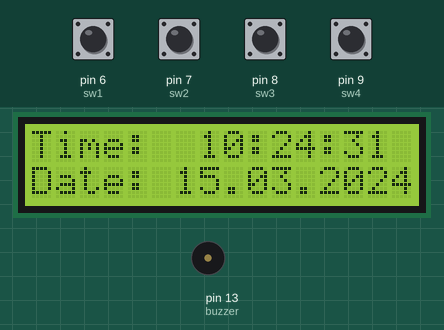
A sketch run on a simulated Arduino Uno, built with avr-gcc and run on an emulated ATmega328P. Shown: 16×2 character LCD, buzzer (waves = sounding, pin HIGH). The test bench sets the inputs (shaded band); at power-on: pin 6 (sw1), pin 7 (sw2), pin 8 (sw3), pin 9 (sw4) HIGH. The local clock reads 2024-03-15 10:24:30 at power-on unless the sketch sets it; what the sketch prints to the serial monitor is not drawn.

Above: at 1.2 s.
1.3 s: pin 6 (sw1) pulled LOW for 1.25 s
At 2.5 s:
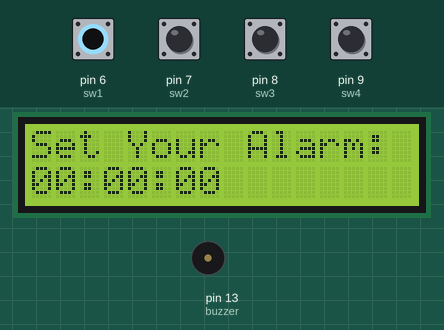
4.0 s: pin 9 (sw4) pulled LOW for 1.25 s
At 4.8 s:
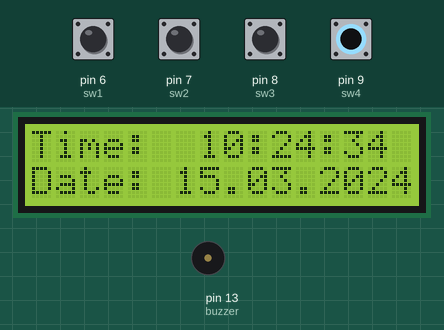
Timing chart, 0 to 7.0 s (numbered marks = the images above; inputs shaded):
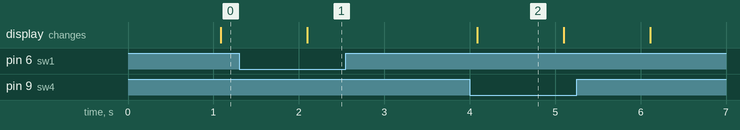

The sketch:

myclock.ino
```cpp
#include <DS3231.h>
#include "pitches.h"
#include <LiquidCrystal.h> // includes the LiquidCrystal Library

DS3231  rtc(SDA, SCL);
const int rs = 12, en = 11, d4 = 5, d5 = 4, d6 = 3, d7 = 2;
int sw1=6,sw2=7,sw3=8,sw4=9;
LiquidCrystal lcd(rs, en, d4, d5, d6, d7);
int swstate1=0;
bool stopwatchstate=false;
bool countdownstate=false;
int btncnt=0;
const int buzzer=13;
int valsw1,valsw2,valsw3,valsw4;
bool setupscreen = false;
int h,h1,h2=0;
//String strh="";
int m,m1,m2=0;
int s,s1,s2=0;

String alarmtimeh,alarmtimeh1,alarmtimeh2="";
String alarmtimem,alarmtimem1,alarmtimem2="";
String alarmtimes,alarmtimes1,alarmtimes2="";
String alarmtime1="";
String alarmtime="";
String alarmtime2="";
bool alarmtimestate=false;

int melody[] = {
  NOTE_E4, NOTE_G4, NOTE_A4, NOTE_A4, REST,
  NOTE_A4, NOTE_B4, NOTE_C5, NOTE_C5, REST,
  NOTE_C5, NOTE_D5, NOTE_B4, NOTE_B4, REST,
  NOTE_A4, NOTE_G4, NOTE_A4, REST,

  NOTE_E4, NOTE_G4, NOTE_A4, NOTE_A4, REST,
  NOTE_A4, NOTE_B4, NOTE_C5, NOTE_C5, REST,
  NOTE_C5, NOTE_D5, NOTE_B4, NOTE_B4, REST,
  NOTE_A4, NOTE_G4, NOTE_A4, REST,

  NOTE_E4, NOTE_G4, NOTE_A4, NOTE_A4, REST,
  NOTE_A4, NOTE_C5, NOTE_D5, NOTE_D5, REST,
  NOTE_D5, NOTE_E5, NOTE_F5, NOTE_F5, REST,
  NOTE_E5, NOTE_D5, NOTE_E5, NOTE_A4, REST,

  NOTE_A4, NOTE_B4, NOTE_C5, NOTE_C5, REST,
  NOTE_D5, NOTE_E5, NOTE_A4, REST,
  NOTE_A4, NOTE_C5, NOTE_B4, NOTE_B4, REST,
  NOTE_C5, NOTE_A4, NOTE_B4, REST,

  NOTE_A4, NOTE_A4,
  //Repeat of first part
  NOTE_A4, NOTE_B4, NOTE_C5, NOTE_C5, REST,
  NOTE_C5, NOTE_D5, NOTE_B4, NOTE_B4, REST,
  NOTE_A4, NOTE_G4, NOTE_A4, REST,

  NOTE_E4, NOTE_G4, NOTE_A4, NOTE_A4, REST,
  NOTE_A4, NOTE_B4, NOTE_C5, NOTE_C5, REST,
  NOTE_C5, NOTE_D5, NOTE_B4, NOTE_B4, REST,
  NOTE_A4, NOTE_G4, NOTE_A4, REST,

  NOTE_E4, NOTE_G4, NOTE_A4, NOTE_A4, REST,
  NOTE_A4, NOTE_C5, NOTE_D5, NOTE_D5, REST,
  NOTE_D5, NOTE_E5, NOTE_F5, NOTE_F5, REST,
  NOTE_E5, NOTE_D5, NOTE_E5, NOTE_A4, REST,

  NOTE_A4, NOTE_B4, NOTE_C5, NOTE_C5, REST,
  NOTE_D5, NOTE_E5, NOTE_A4, REST,
  NOTE_A4, NOTE_C5, NOTE_B4, NOTE_B4, REST,
  NOTE_C5, NOTE_A4, NOTE_B4, REST,
  //End of Repeat

  NOTE_E5, REST, REST, NOTE_F5, REST, REST,
  NOTE_E5, NOTE_E5, REST, NOTE_G5, REST, NOTE_E5, NOTE_D5, REST, REST,
  NOTE_D5, REST, REST, NOTE_C5, REST, REST,
  NOTE_B4, NOTE_C5, REST, NOTE_B4, REST, NOTE_A4,

  NOTE_E5, REST, REST, NOTE_F5, REST, REST,
  NOTE_E5, NOTE_E5, REST, NOTE_G5, REST, NOTE_E5, NOTE_D5, REST, REST,
  NOTE_D5, REST, REST, NOTE_C5, REST, REST,
  NOTE_B4, NOTE_C5, REST, NOTE_B4, REST, NOTE_A4
};

int durations[] = {
  8, 8, 4, 8, 8,
  8, 8, 4, 8, 8,
  8, 8, 4, 8, 8,
  8, 8, 4, 8,

  8, 8, 4, 8, 8,
  8, 8, 4, 8, 8,
  8, 8, 4, 8, 8,
  8, 8, 4, 8,

  8, 8, 4, 8, 8,
  8, 8, 4, 8, 8,
  8, 8, 4, 8, 8,
  8, 8, 8, 4, 8,

  8, 8, 4, 8, 8,
  4, 8, 4, 8,
  8, 8, 4, 8, 8,
  8, 8, 4, 4,

  4, 8,
  //Repeat of First Part
  8, 8, 4, 8, 8,
  8, 8, 4, 8, 8,
  8, 8, 4, 8,

  8, 8, 4, 8, 8,
  8, 8, 4, 8, 8,
  8, 8, 4, 8, 8,
  8, 8, 4, 8,

  8, 8, 4, 8, 8,
  8, 8, 4, 8, 8,
  8, 8, 4, 8, 8,
  8, 8, 8, 4, 8,

  8, 8, 4, 8, 8,
  4, 8, 4, 8,
  8, 8, 4, 8, 8,
  8, 8, 4, 4,
  //End of Repeat

  4, 8, 4, 4, 8, 4,
  8, 8, 8, 8, 8, 8, 8, 8, 4,
  4, 8, 4, 4, 8, 4,
  8, 8, 8, 8, 8, 2,

  4, 8, 4, 4, 8, 4,
  8, 8, 8, 8, 8, 8, 8, 8, 4,
  4, 8, 4, 4, 8, 4,
  8, 8, 8, 8, 8, 2
};

void setup() {
 rtc.begin(); // Initialize the rtc object
 lcd.begin(16,2); // Initializes the interface to the LCD screen, and specifies the dimensions (width and height) of the display }
 Serial.begin(9600);
 pinMode(sw1,INPUT);
 pinMode(sw2,INPUT);
 pinMode(sw3,INPUT);
 pinMode(sw4,INPUT);
 pinMode(buzzer,OUTPUT);
//  rtc.setTime(12,23,50);
//  rtc.setDate(23,2,2023);
}

void loop() {

  valsw1=digitalRead(sw1);
  valsw2=digitalRead(sw2);
  valsw3=digitalRead(sw3);
  valsw4=digitalRead(sw4);
  alarmtime= alarmtimeh+alarmtimem+alarmtimes;
  alarmtime1= alarmtimeh1+alarmtimem1+alarmtimes1;
  alarmtime2= alarmtimeh2+alarmtimem2+alarmtimes2;
  Serial.print(btncnt);
  Serial.print("\n");
  Serial.print(s1);
  Serial.print("\n");

  Serial.print("\n");
  Serial.print(rtc.getTimeStr());
  Serial.print("\n");

 if(alarmtimestate==true)
  {
    int size = sizeof(durations) / sizeof(int);
    lcd.clear();
    lcd.setCursor(0,0);
    lcd.print("Press Any Key");
    for (int note = 0; note < size; note++)
    {

      //to calculate the note duration, take one second divided by the note type.
      //e.g. quarter note = 1000 / 4, eighth note = 1000/8, etc.
      int duration = 1000 / durations[note];
      tone(buzzer, melody[note], duration);

      //to distinguish the notes, set a minimum time between them.
      //the note's duration + 30% seems to work well:
      int pauseBetweenNotes = duration * 1.30;
      delay(pauseBetweenNotes);
      noTone(buzzer);
      if(digitalRead(sw1)==0||digitalRead(sw2)==0||digitalRead(sw3)==0||digitalRead(sw4)==0)
      {
      noTone(buzzer);
      btncnt=0;
      alarmtimestate=false;
      countdownstate=false;
      break;
      }
    }

  }


  if(valsw1==0 && alarmtimestate==false&&countdownstate==false&&stopwatchstate==false)
  {
    setupscreen=true;
    btncnt++;
  }
  if(valsw4==0)
  {
    btncnt--;
  }

  if(btncnt==0)
  {
    setupscreen=false;
  }

 if(!setupscreen)
 {
   telltime();
 }
 else if(setupscreen==true && alarmtimestate==false&&btncnt<5&&countdownstate==false&&stopwatchstate==false)
 {
  setalarm();
 }
//   else if (setupscreen==true && alarmtimestate==false&&btncnt>=5&&countdownstate==false&&stopwatchstate==false)
//  {
//    songselect();
//  }
//  else if(setupscreen==true && alarmtimestate==false&&btncnt>=5&&btncnt<9&&countdownstate==false&&stopwatchstate==false)
//  {
//   settimer();
//  }
//  else if(setupscreen==true && alarmtimestate==false&&btncnt>=9&&countdownstate==false&&stopwatchstate==false)
//  {
//    stopwatch();
//  }
 if(alarmtime==rtc.getTimeStr()) //check if time is equals to alarmtime
 {
  alarmtimestate=true;
 }
 if(btncnt>=5)
 {
   btncnt=0;
   setupscreen=false;
 }
 if(btncnt<0)
 {
   btncnt==4;
 }
}


void telltime(){
 lcd.setCursor(0,0);
 lcd.print("Time:  ");
 lcd.print(rtc.getTimeStr());

 lcd.setCursor(0,1);
 lcd.print("Date: ");
 lcd.print(rtc.getDateStr());

 delay(1000);
}

void setalarm()
{

  lcd.clear();
  lcd.setCursor(0,0);
  lcd.print("Set Your Alarm:");
  lcd.setCursor(0,1);

  if (btncnt==2)
  {

    if(valsw2==0)
    {

      if(h<23)
      {
        h++;

      }
      else
      {
        h=0;
      }
    }
    if(valsw3==0)
    {
      if(h>0)
      {
        h--;
      }
      else
      {
        h=23;
      }
    }

  }
  if(h<10){
    lcd.print("0");
    lcd.print(h);
    lcd.print(":");
    alarmtimeh="0"+String(h)+":";

  }
  else if(h>=10){
    lcd.print(h);
    lcd.print(":");
    alarmtimeh=String(h)+":";

  }

  if(btncnt==3)
  {
    if(valsw2==0)
    {
      if(m<59)
      {
        m++;

      }
      else
      {
        m=0;
      }
    }
    if(valsw3==0)
    {
      if(m>0)
      {
        m--;

      }
      else
      {
        m=59;
      }
    }
  }
   if(m<10){
    lcd.print("0");
    lcd.print(m);
    lcd.print(":");
    alarmtimem="0"+String(m)+":";
  }
  else if(m>=10){
    lcd.print(m);
    lcd.print(":");
    alarmtimem=String(m)+":";
  }

  if(btncnt==4)
  {
    if(valsw2==0)
    {
      if(s<59)
      {
        s++;

      }
      else
      {
        s=0;
      }
    }
    if(valsw3==0)
    {
      if(s>0)
      {
        s--;

      }
      else
      {
        s=59;
      }
    }
  }
    if(s<10)
    {
    lcd.print("0");
    lcd.print(s);
    alarmtimes="0"+String(s);
  }
  else if(s>=10){
    lcd.print(s);
    alarmtimes=String(s);
  }


  //if(btncnt==0)
 // {
  //  setupscreen=false;
 // }
  delay(100);
}

// void songselect(){
//   if(btncnt==5){
//   lcd.clear();
//   lcd.setCursor(0,0);
//   lcd.print("Select Song");

//   }
//   if(btncnt==6)
//   {
//     lcd.setCursor(0,1);
//     lcd.print("Starwar");
//     if(valsw2==0)
//     {
//
//     }
//   delay(200);
// }
```

Measured:
- after the input at 1.3 s, the display: changes after 0.80 s (image 1)
- after the input at 4.0 s, the display: changes after 0.09 s (image 2)
- what the display in image 2 shows lasts 1.0 s, from 4.1 s to 5.1 s
